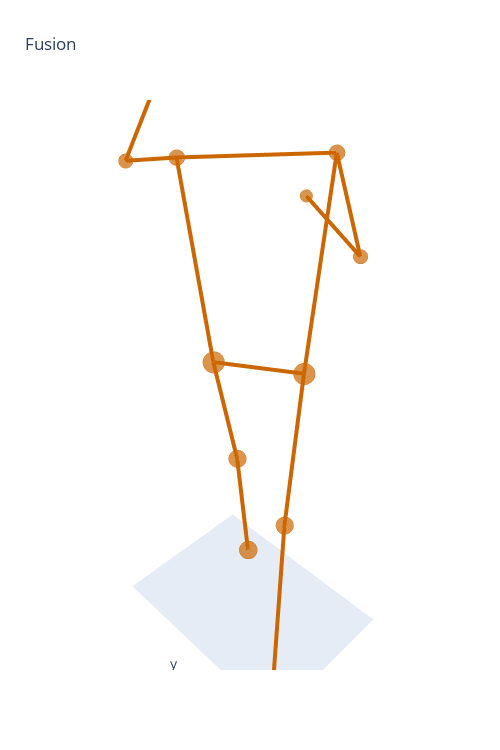

Here is the notebook cell this chart was saved with:
### Code cell
fig_fusion.show()

### Figure 1 — Plotly figure (JSON) as saved in the notebook; plotly's stock layout.template omitted (floating-point values rounded to 4 significant figures)
{"data": [{"line": {"color": "#CC6600", "width": 8}, "mode": "lines", "type": "scatter3d", "x": [-0.1697, -0.1557], "y": [-0.08614, -0.0919], "z": [-0.8015, -0.6175]}, {"line": {"color": "#CC6600", "width": 8}, "mode": "lines", "type": "scatter3d", "x": [-0.1557, -0.1417], "y": [-0.0919, -0.09767], "z": [-0.6175, -0.4334]}, {"line": {"color": "#CC6600", "width": 8}, "mode": "lines", "type": "scatter3d", "x": [-0.1417, -0.07655], "y": [-0.09767, -0.06408], "z": [-0.4334, -0.2351]}, {"line": {"color": "#CC6600", "width": 8}, "mode": "lines", "type": "scatter3d", "x": [-0.07655, -0.01138], "y": [-0.06408, -0.0305], "z": [-0.2351, -0.03684]}, {"line": {"color": "#CC6600", "width": 8}, "mode": "lines", "type": "scatter3d", "x": [-0.01138, 0.01258], "y": [-0.0305, -0.04191], "z": [-0.03684, 0.1832]}, {"line": {"color": "#CC6600", "width": 8}, "mode": "lines", "type": "scatter3d", "x": [0.01258, 0.03655], "y": [-0.04191, -0.05332], "z": [0.1832, 0.4033]}, {"line": {"color": "#CC6600", "width": 8}, "mode": "lines", "type": "scatter3d", "x": [0.03655, 0.02679], "y": [-0.05332, -0.1449], "z": [0.4033, 0.3783]}, {"line": {"color": "#CC6600", "width": 8}, "mode": "lines", "type": "scatter3d", "x": [0.02679, 0.01704], "y": [-0.1449, -0.2364], "z": [0.3783, 0.3532]}, {"line": {"color": "#CC6600", "width": 8}, "mode": "lines", "type": "scatter3d", "x": [0.01704, -0.01243], "y": [-0.2364, -0.1915], "z": [0.3532, 0.4582]}, {"line": {"color": "#CC6600", "width": 8}, "mode": "lines", "type": "scatter3d", "x": [-0.01243, -0.0419], "y": [-0.1915, -0.1467], "z": [0.4582, 0.5631]}, {"line": {"color": "#CC6600", "width": 8}, "mode": "lines", "type": "scatter3d", "x": [0.123, 0.03408], "y": [0.2892, 0.2205], "z": [-0.7747, -0.6035]}, {"line": {"color": "#CC6600", "width": 8}, "mode": "lines", "type": "scatter3d", "x": [0.03408, -0.05479], "y": [0.2205, 0.1519], "z": [-0.6035, -0.4322]}, {"line": {"color": "#CC6600", "width": 8}, "mode": "lines", "type": "scatter3d", "x": [-0.05479, -0.08428], "y": [0.1519, 0.1446], "z": [-0.4322, -0.2337]}, {"line": {"color": "#CC6600", "width": 8}, "mode": "lines", "type": "scatter3d", "x": [-0.08428, -0.1138], "y": [0.1446, 0.1373], "z": [-0.2337, -0.03523]}, {"line": {"color": "#CC6600", "width": 8}, "mode": "lines", "type": "scatter3d", "x": [-0.1138, -0.1182], "y": [0.1373, 0.156], "z": [-0.03523, 0.1956]}, {"line": {"color": "#CC6600", "width": 8}, "mode": "lines", "type": "scatter3d", "x": [-0.1182, -0.1226], "y": [0.156, 0.1747], "z": [0.1956, 0.4264]}, {"line": {"color": "#CC6600", "width": 8}, "mode": "lines", "type": "scatter3d", "x": [-0.1226, -0.1659], "y": [0.1747, 0.1784], "z": [0.4264, 0.3194]}, {"line": {"color": "#CC6600", "width": 8}, "mode": "lines", "type": "scatter3d", "x": [-0.1659, -0.2092], "y": [0.1784, 0.1821], "z": [0.3194, 0.2124]}, {"line": {"color": "#CC6600", "width": 8}, "mode": "lines", "type": "scatter3d", "x": [-0.2092, -0.2316], "y": [0.1821, 0.09159], "z": [0.2124, 0.2433]}, {"line": {"color": "#CC6600", "width": 8}, "mode": "lines", "type": "scatter3d", "x": [-0.2316, -0.254], "y": [0.09159, 0.001083], "z": [0.2433, 0.2742]}, {"line": {"color": "#CC6600", "width": 8}, "mode": "lines", "type": "scatter3d", "x": [-0.01138, -0.06257], "y": [-0.0305, 0.05338], "z": [-0.03684, -0.03603]}, {"line": {"color": "#CC6600", "width": 8}, "mode": "lines", "type": "scatter3d", "x": [-0.06257, -0.1138], "y": [0.05338, 0.1373], "z": [-0.03603, -0.03523]}, {"line": {"color": "#CC6600", "width": 8}, "mode": "lines", "type": "scatter3d", "x": [0.03655, -0.04301], "y": [-0.05332, 0.0607], "z": [0.4033, 0.4148]}, {"line": {"color": "#CC6600", "width": 8}, "mode": "lines", "type": "scatter3d", "x": [-0.04301, -0.1226], "y": [0.0607, 0.1747], "z": [0.4148, 0.4264]}, {"marker": {"color": ["#CC6600", "#CC6600", "#CC6600", "#CC6600", "#CC6600", "#CC6600", "#CC6600", "#CC6600", "#CC6600", "#CC6600", "#CC6600", "#CC6600", "#CC6600"], "line": {"color": ["#CC6600", "#CC6600", "#CC6600", "#CC6600", "#CC6600", "#CC6600", "#CC6600", "#CC6600", "#CC6600", "#CC6600", "#CC6600", "#CC6600", "#CC6600"], "width": 3}, "size": [10.93, 11.07, 10.09, 8.692, 15, 12.2, 12.48, 11.07, 10.09, 8.692, 15, 12.2, 12.48]}, "mode": "markers", "text": ["NOSE", "LEFT_SHOULDER", "LEFT_ELBOW", "LEFT_WRIST", "LEFT_HIP", "LEFT_KNEE", "LEFT_ANKLE", "RIGHT_SHOULDER", "RIGHT_ELBOW", "RIGHT_WRIST", "RIGHT_HIP", "RIGHT_KNEE", "RIGHT_ANKLE"], "type": "scatter3d", "x": [-0.1258, 0.03655, 0.01704, -0.0419, -0.01138, -0.1417, -0.1697, -0.1226, -0.2092, -0.254, -0.1138, -0.05479, 0.123], "y": [-0.02834, -0.05332, -0.2364, -0.1467, -0.0305, -0.09767, -0.08614, 0.1747, 0.1821, 0.001083, 0.1373, 0.1519, 0.2892], "z": [0.6108, 0.4033, 0.3532, 0.5631, -0.03684, -0.4334, -0.8015, 0.4264, 0.2124, 0.2742, -0.03523, -0.4322, -0.7747]}], "layout": {"height": 750, "scene": {"aspectmode": "data", "xaxis": {"showaxeslabels": false, "showbackground": false, "showgrid": false, "showline": false, "showticklabels": false, "zeroline": false}, "yaxis": {"showaxeslabels": false, "showbackground": false, "showgrid": false, "showline": false, "showticklabels": false, "zeroline": false}, "zaxis": {"showaxeslabels": false, "showbackground": true, "showgrid": false, "showline": false, "showticklabels": false, "zeroline": false}}, "showlegend": false, "title": {"text": "Fusion"}, "width": 500}}
